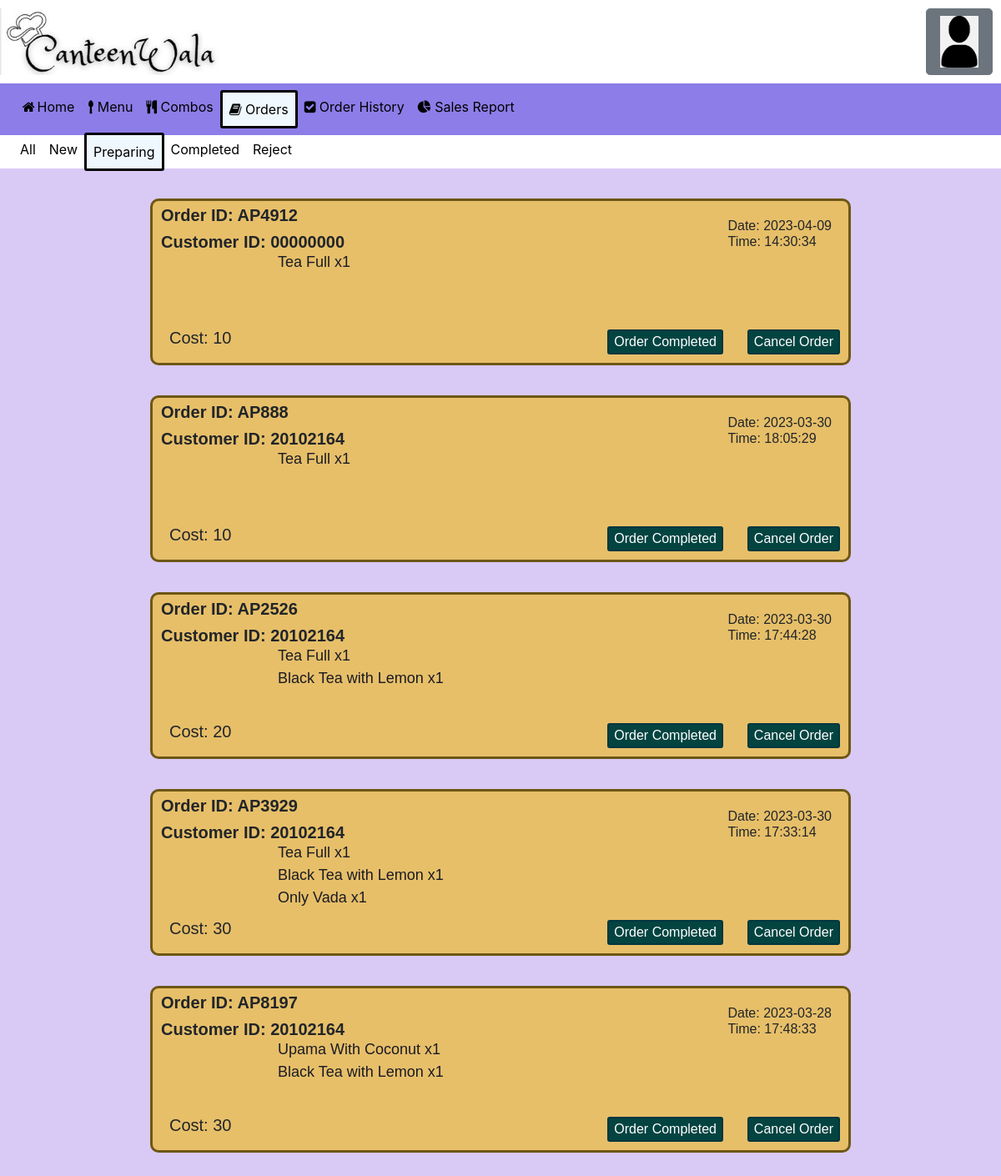
/OrderList_prepare.php, run on the app's committed database.
### tables this page shows
CREATE TABLE `order_today` (
  `Order_id` varchar(45) NOT NULL,
  `food` varchar(5000) NOT NULL,
  `combo` varchar(5000) NOT NULL,
  `status` int(1) NOT NULL,
  `user_id` varchar(45) NOT NULL,
  `time` timestamp NOT NULL DEFAULT current_timestamp(),
  `cost` float NOT NULL
);

### OrderList_prepare.php (the view, shortened to what this page needs)
<?php require 'config.php';
session_start(); ?>
<html>
<head>
    <link rel="stylesheet" href="assets/css/Order.css">
    <link rel="stylesheet" href="assets\css\header.css">
    <link rel="stylesheet" href="https://cdn.jsdelivr.net/npm/bootstrap@4.6.1/dist/css/bootstrap.min.css">
    <link rel="stylesheet" href="path/to/font-awesome/css/font-awesome.min.css">
    <link rel="stylesheet" href="https://cdnjs.cloudflare.com/ajax/libs/font-awesome/4.7.0/css/font-awesome.min.css">
    <link rel="stylesheet" href="https://cdn.jsdelivr.net/npm/bootstrap@5.2.0/dist/css/bootstrap.min.css">
    <link rel="stylesheet" href="https://cdn.jsdelivr.net/npm/bootstrap@4.0.0/dist/css/bootstrap.min.css">
</head>
<body>
    <div class="header">
        <img class="logo" src="assets/img/logo.jpeg">
        <div class="dropdown">
            <input class="btn btn-secondary dropdown-toggle userbutton btn-lg" type="image" src="assets/img/user.png" id="dropdownMenuButton" data-bs-toggle="dropdown" aria-haspopup="true" aria-expanded="false">
        </div>
    </div>
    <nav class="navbar navbar-expand-sm navbar-custom ">
        <ul class="navbar-nav">
            <li class="nav-item">
                <a class="nav-link" href="Adminhome.php"><i class="fa fa-fw fa-home"></i>Home</a>
            </li>
            <li class="nav-item">
                <a class="nav-link" href="admin_menu_view.php"><i class="fa fa-spoon" aria-hidden="true"></i>
                    Menu</a>
            </li>
            <li class="nav-item">
                <a class="nav-link" href="admin_combo_view.php"><i class="fa fa-cutlery" aria-hidden="true"></i>
                    Combos</a>
            </li>
            <li class="nav-item  active">
                <a class="nav-link" href="#"><i class="fa fa-book" aria-hidden="true"></i> Orders</a>
            </li>
            <li class="nav-item">
                <a class="nav-link" href="Admin_order_history.php"><i class="fa fa-check-square" aria-hidden="true"></i> Order History</a>
            </li>
            <li class="nav-item">
                <a class="nav-link" href="Sales.php"><i class="fa fa-pie-chart" aria-hidden="true"></i> Sales
                    Report</a>
            </li>
        </ul>
    </nav>
    <nav class="navbar navbar-expand-sm navbar-custom1">
        <ul class="navbar-nav">
            <li class="nav-item">
                <a class="nav-link" href="OrderList_all.php">
                    All</a>
            </li>
            <li class="nav-item">
                <a class="nav-link" href="OrderList_new.php">
                    New</a>
            </li>
            <li class="nav-item active">
                <a class="nav-link" href="OrderList_prepare.php"> Preparing</a>
            </li>
            <li class="nav-item">
                <a class="nav-link" href="OrderList_complete.php"> Completed</a>
            </li>
            <li class="nav-item">
                <a class="nav-link" href="OrderList_reject.php"> Reject</a>
            </li>
        </ul>
    </nav>
    <?php
    $sql = "select * from order_today where `status` = '1' order by `time` DESC;";
    $result = mysqli_query($conn, $sql);
    while ($row = $result->fetch_assoc()) {
        $date = explode(' ', $row['time']);
        $food = unserialize($row['food']);
    ?>
        <form action='' method='post'>
            <div class="order prepare">
                <div class="Order-hist">
                    <h5><b>Order ID: <?php echo $row['Order_id'] ?></b></h5>
                    <h5><b>Customer ID: <?php echo $row['user_id'] ?></b></h5>
                </div>
                <div class="time-date">
                    <h6> Date: <?php echo $date[0]; ?>
                        <br>Time: <?php echo $date[1]; ?>
                    </h6>
                </div>
                <div class="odetails">
                    <?php
                    if (!empty($food)) {
                        foreach ($food as $item => $itemQuantity) {
                            echo $item . ' x' . $itemQuantity . '<br>';
                        }
                    }
                    $id = $row['Order_id'];
                    ?>
                </div>
                <div class="cost">
                    <h5>Cost: <?php echo $row['cost']; ?></h5>
                </div>
                <button class="btn1 complete" name='complete' value='<?php echo $id; ?>'>Order Completed</button>
                <button class="btn1 cancel" name='cancel' value='<?php echo $id; ?>'>Cancel Order</button>
            </div>
        </form>
    <?php } ?>
</body>
</html>

### assets/css/Order.css (style rules this page uses)
.btn1 { width: auto; border-radius: 3px; border-width: 2px; border-style: solid; border-color: #04053638; font-size: 16px; background-color: hsl(177, 91%, 14%); color: rgb(255, 255, 255); position: absolute; bottom: 10px; right: 10px; }
.order { font-size: 6px; font-family: 'Gill Sans', 'Gill Sans MT', Calibri, 'Trebuchet MS', sans-serif; position: relative; min-height: 200px; width: 70%; margin: 3% auto 3% auto; align-items: center; justify-items: center; border-radius: 10px; border-width: 3px; border-style: solid; }
.order.prepare { background-color: rgb(231, 191, 105); border-color: rgb(109, 87, 20); }
.time-date { position: absolute; right: 20px; top: 20px; }
.Order-hist { position: absolute; top: 5px; left: 10px; }
.odetails { position: absolute; font-size: 18px; color: rgb(26, 27, 36); left: 150px; top: 60px; }
.cost { position: absolute; left: 20px; bottom: 10px; font-weight: bold; }
.btn { width: auto; border-radius: 3px; border-width: 2px; border-style: solid; border-color: #04053638; background-color: #5D5FEF38; color: #000; }
.btn1.accept, .btn1.complete { position: absolute; bottom: 10px; right: 150px; }
.btn1.reject, .btn1.cancel { position: absolute; bottom: 10px; right: 10px; }

### assets/css/header.css (style rules this page uses)
body { background-color: rgb(217, 201, 245) !important; }
.header { height: 100px; background-color: #fff; }
.logo { margin-top: 10px; height: 80px; width: auto; float: left; }
.userbutton { height: 80px; width: 80px; margin-top: 10px; margin-right: 10px; float: right; border-radius: 20px; border-width: 2px; border-style: solid; }
.navbar-custom { background-color: #2C1DD670; }
.navbar-custom1 { background-color: #fff; height: 40px; }
.nav-link { color: #000 !important; }
.nav-item.active { background-color: aliceblue; border-radius: 3px; border-style: solid; border-color: black; }

### data on the page
order_today: Order_id "AP4912", user "00000000", time "2023-04-09", time "14:30:34", item "Tea Full", food "1", cost "10"
order_today: Order_id "AP888", user "20102164", time "2023-03-30", time "18:05:29", item "Tea Full", food "1", cost "10"
order_today: Order_id "AP2526", user "20102164", time "2023-03-30", time "17:44:28", item "Tea Full", food "1", item "Black Tea with Lemon", cost "20"
order_today: Order_id "AP3929", user "20102164", time "2023-03-30", time "17:33:14", item "Tea Full", food "1", item "Black Tea with Lemon", item "Only Vada", cost "30"
order_today: Order_id "AP8197", user "20102164", time "2023-03-28", time "17:48:33", item "Upama With Coconut", food "1", item "Black Tea with Lemon", cost "30"
